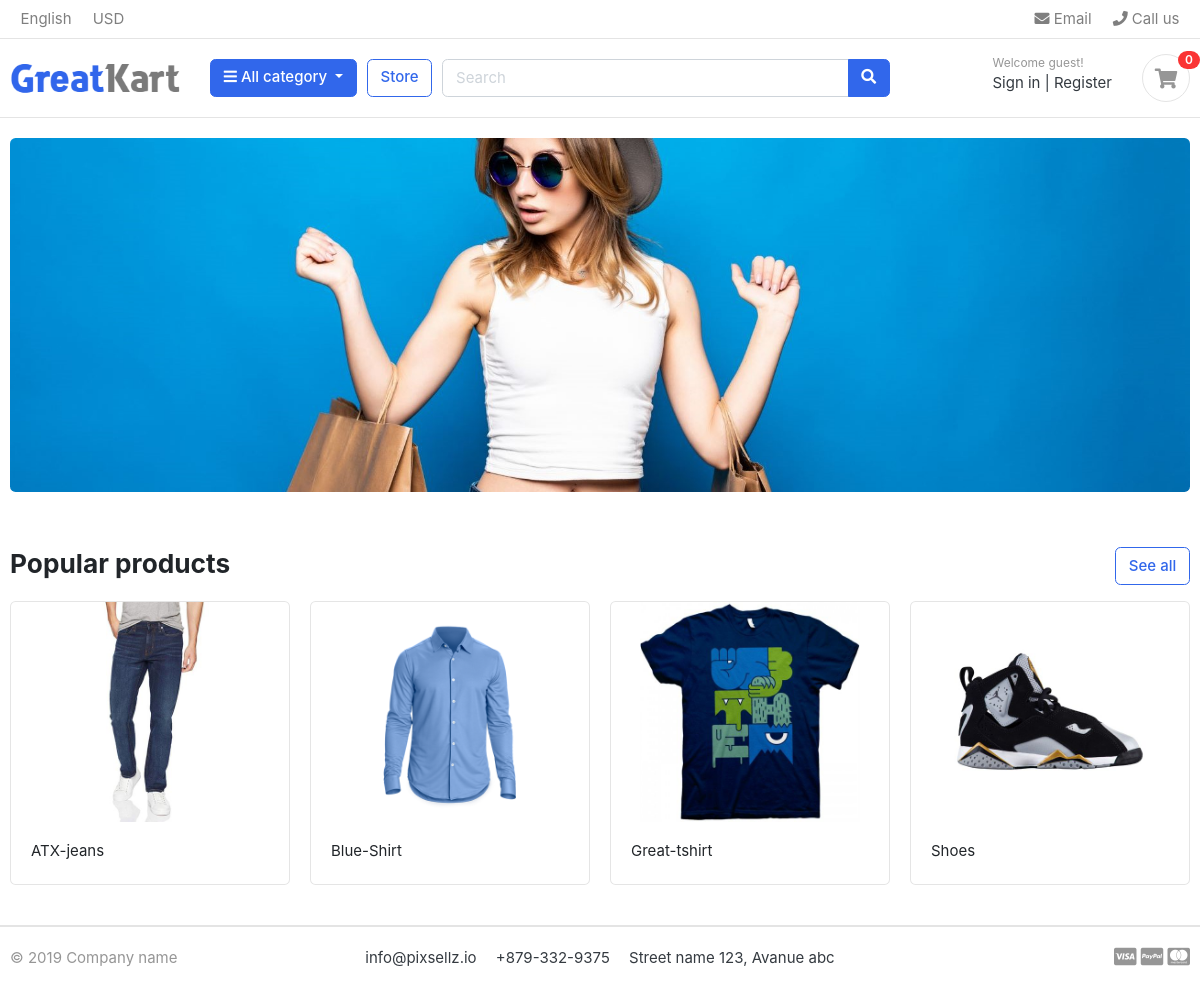
The page / on the database its author committed.
### store/models.py (models this page shows, shortened)
class Product(models.Model):
    product_name = models.CharField(max_length=100, unique= True)
    slug = models.SlugField(max_length=100, unique= True)
    description = models.TextField(max_length=500, blank=True)
    price = models.IntegerField()
    images = models.ImageField(upload_to='photos/products')
    stock = models.IntegerField()
    is_available = models.BooleanField(default=True)
    category = models.ForeignKey(Category, on_delete=models.CASCADE)
    created_date = models.DateField(auto_now_add=True)  #auto_add_now = True
    modified_date = models.DateField(auto_now=True)
    def get_url(self):
        return reverse('product_detail', args = [self.category.slug,self.slug])

### greenkart/views.py (the view)
# urls.py: 2. Add a URL to urlpatterns:  path('', views.home, name='home')
def home(request):
    products = Product.objects.all().filter(is_available = True)
    context = {
        'products': products
    }
    return render(request,'home.html',context)

### category/context_processors.py (called while the page is built)
def menu_links(request):
    links = Category.objects.all()
    return dict(links = links)   #links = links

### category/models.py (called while the page is built)
    def get_url(self):
        return reverse('products_by_category', args = [self.slug])

### templates/home.html (shortened to what this page needs)
{%extends 'base.html'%}
{%load static%}
{%block content%}
<section class="section-intro padding-y-sm">
<div class="container">
<div class="intro-banner-wrap">
	<img src="{%static 'images/banners/cover.jpg'%}" class="img-fluid rounded">
</div>
</div>
</section>
<section class="section-name padding-y-sm">
<div class="container">
<header class="section-heading">
	<a href="./store.html" class="btn btn-outline-primary float-right">See all</a>
	<h3 class="section-title">Popular products</h3>
</header>
<div class="row">
	{%for product in products%}
	<div class="col-md-3">
		<div class="card card-product-grid">
			<a href="{{product.get_url}}" class="img-wrap"> <img src="{{product.images.url}}"> </a>
			<figcaption class="info-wrap">
				<a href="{{product.get_url}}" class="title">{{product.product_name}}</a>
			</figcaption>
		</div>
	</div>
	{%endfor%}
</div>
</div>
</section>
</body>
</html>
{%endblock%}

### static/css/ui.css (style rules this page uses)
html { font-family: "Inter", sans-serif; font-size: 15px; }
.img-wrap { text-align: center; display: block; }
.img-wrap img { max-width: 100%; }
.padding-y-sm { padding-top: 20px; padding-bottom: 20px; }
.section-heading { margin-bottom: 20px; margin-top: 15px; }
.section-title { color: #212529; }
[class*=card-product] a.title { color: #212529; display: block; }
[class*=card-product] .img-wrap { overflow: hidden; position: relative; }
[class*=card-product] .img-wrap img { height: 100%; max-width: 100%; width: auto; display: inline-block; -o-object-fit: cover; object-fit: cover; }
.card-product-grid { margin-bottom: 20px; }
.card-product-grid .img-wrap { border-radius: 0.2rem 0.2rem 0 0; height: 220px; }
.card-product-grid .info-wrap { overflow: hidden; padding: 18px 20px; }
.card .img-wrap { overflow: hidden; }

### rows shown on the page
Product: images (picture), product_name "ATX-jeans"
Product: images (picture), product_name "Blue-Shirt"
Product: images (picture), product_name "Great-tshirt"
Product: images (picture), product_name "Shoes"
